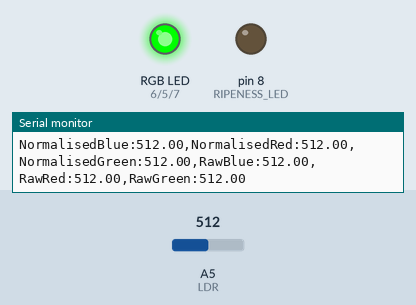
Bench run of a sketch on a simulated Arduino Uno, built with avr-gcc and run on an emulated ATmega328P. Shown: an RGB LED mixed from three pins (HIGH = lit), output pins drawn as LEDs (lit = HIGH), the last lines printed to the serial monitor. The test bench sets the inputs (shaded band); at power-on: A5 (LDR) = 512.

Above: at 11.9 s.
12.0 s: A5 (LDR) set to 716
At 14.8 s:
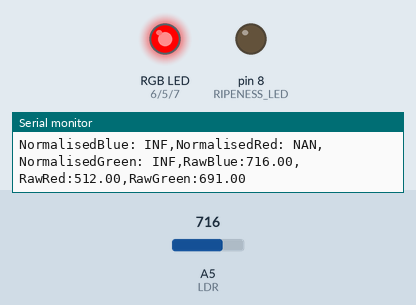
15.0 s: A5 (LDR) set to 511
At 20.5 s:
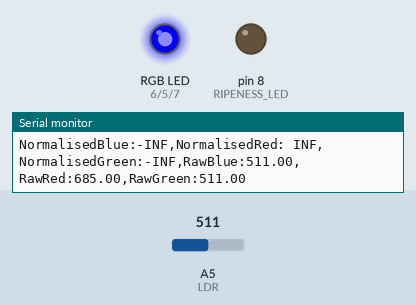
Timing chart, 0 to 24.0 s (numbered marks = the images above; inputs shaded):
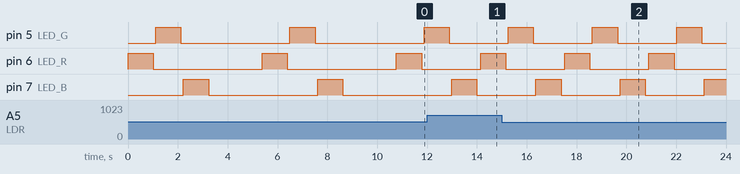

The sketch:

ldr.ino
```cpp
#include <Arduino.h>
// data structure for storing colors

#define LDR A5
#define RIPENESS_LED 8
#define LED_R 6
#define LED_G 5
#define LED_B 7
struct Rgb
{
  float r;
  float g;
  float b;
};
Rgb measure_rgb();
Rgb white;
Rgb black;
bool is_ripe(Rgb color);
void setup()
{
  Serial.begin(9600);
  while (!Serial)
    ;

  white = Rgb{1, 1, 1};
  black = Rgb{0, 0, 0};
  pinMode(LDR, INPUT);

  pinMode(LED_R, OUTPUT);
  pinMode(LED_G, OUTPUT);
  pinMode(LED_B, OUTPUT);

  pinMode(RIPENESS_LED, OUTPUT);

  Rgb temp_white = measure_rgb(false);
  delay(2000);
  Rgb temp_black = measure_rgb(false);
  delay(2000);
  white = temp_white;
  black = temp_black;
}

void loop()
{
  Rgb color = measure_rgb(true);
  digitalWrite(RIPENESS_LED, is_ripe(color) ? HIGH : LOW);
}

Rgb measure_rgb(bool normalise)
{
  int led_pins[3] = {LED_R, LED_G, LED_B};
  float rgb[3];
  for (int color = 0; color < 3; color++)
  {
    digitalWrite(led_pins[color], HIGH);
    long long int measurement = 0;
    int n = 100;
    for (int i = 0; i < n; i++)
    {
      measurement += analogRead(LDR);
      delay(10);
    }
    digitalWrite(led_pins[color], LOW);
    rgb[color] = measurement / n;
    delay(100);
  }
  Rgb normalised = Rgb{
      (rgb[0] - black.r) / (white.r - black.r),
      (rgb[1] - black.g) / (white.g - black.g),
      (rgb[2] - black.b) / (white.b - black.b),
  };
  Rgb raw{
      rgb[0],
      rgb[1],
      rgb[2],
  };

  Serial.println(
      (String) "NormalisedBlue:" + normalised.b + "," +
      "NormalisedRed:" + normalised.r + "," +
      "NormalisedGreen:" + normalised.g + "," +
      "RawBlue:" + raw.b + "," +
      "RawRed:" + raw.r + "," +
      "RawGreen:" + raw.g);

  if (normalise)
  {
    return normalised;
  }
  return raw;
}

bool is_ripe(Rgb color)
{
  if (color.r > (abs(color.b) + abs(color.g)) * 0.8)
  {
    return true;
  }
  else
  {
    return false;
  }
}
```

Measured:
- by itself, pin 5 (LED_G), pin 6 (LED_R), pin 7 (LED_B): alternates HIGH for 1.0 s and LOW for 2.4 s
